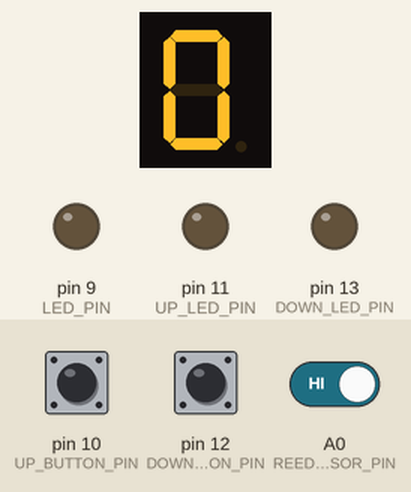
A sketch run on a simulated Arduino Uno, built with avr-gcc and run on an emulated ATmega328P. On the bench: 1-digit seven-segment display, output pins drawn as LEDs (lit = HIGH). Wiring (inferred from the names in the program): 1-digit 7-segment display, segments lit when HIGH: segments pin 2, pin 3, pin 4, pin 5, pin 6, pin 7, pin 8. The test bench sets the inputs (shaded band); at power-on: A0 (REED_SENSOR_PIN) HIGH, pin 10 (UP_BUTTON_PIN) HIGH, pin 12 (DOWN_BUTTON_PIN) HIGH. The segment pins are drawn as the display they are named for; pins used as bus, display or sensor lines are not drawn.

Above: at 1.2 s.
1.3 s: A0 (REED_SENSOR_PIN) driven LOW
At 2.5 s:
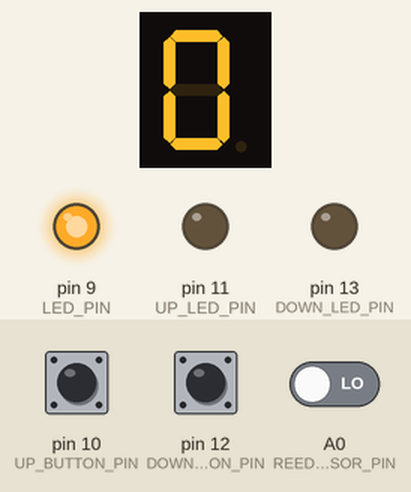
2.8 s: A0 (REED_SENSOR_PIN) driven HIGH
At 3.7 s:
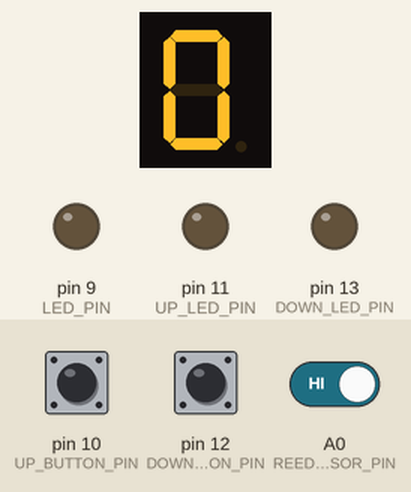
Timing chart, 0 to 5.8 s (numbered marks = the images above; inputs shaded):
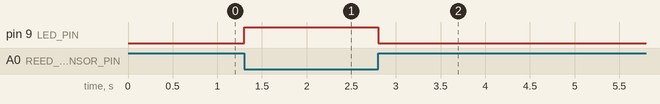

Measured:
- after the input at 1.3 s, pin 9 (LED_PIN): LOW → HIGH at once
- after the input at 2.8 s, pin 9 (LED_PIN): HIGH → LOW at once

The sketch:

bastiaan_etage.ino
```cpp
// ############################
// ### Bastiaans Lift Etage ###
// ############################
// Made by Bastiaan van der Plaat

// Include the wire library for I2C
#include <Wire.h>

// Enable the DEBUG flag
// #define DEBUG

// The etage address and other protocol constants
#define ETAGE_ADDRESS 2
#define PROTOCOL_RECEIVE_MESSAGE_LENGTH 3
#define LIFT_ETAGE_ADDRESS_OFFSET 10

// The pins for the digit display
uint8_t digit_display_pins[7] = { 2, 3, 4, 5, 6, 7, 8 };

// The digits for the digit display
uint8_t digit_display_digits[10] = {
  0b00111111, 0b00000110, 0b01011011, 0b01001111, 0b01100110,
  0b01101101, 0b01111101, 0b00000111, 0b01111111, 0b01101111
};

// Function that inits the digit display
void digit_display_init() {
  for (uint8_t i = 0; i < 7; i++) {
    pinMode(digit_display_pins[i], OUTPUT);
  }
}

// Function that sets the bits of a digit display
void digit_display_set_bits(uint8_t bits) {
  for (uint8_t i = 0; i < 7; i++) {
    digitalWrite(digit_display_pins[i], (bits >> i) & 1);
  }
}

// Function that set a digit on the digit display
void digit_display_set_digit(uint8_t digit) {
  if (digit <= 9) {
    digit_display_set_bits(digit_display_digits[digit]);
  }
}

// Other pins
#define LED_PIN 9

#define UP_BUTTON_PIN 10
#define UP_LED_PIN 11

#define DOWN_BUTTON_PIN 12
#define DOWN_LED_PIN 13

#define REED_SENSOR_PIN A0

// Global lift variables
#define UP 1
#define DOWN -1

#define LIFT_STATE_STILL 0
#define LIFT_STATE_MOVING 1
#define LIFT_STATE_WAITING 2

uint8_t lift_etage = 0;
uint8_t lift_state = 0;
uint8_t lift_is_here = 0;
int8_t lift_stop_request = 0;
int8_t lift_stop_send = 0;
int8_t lift_stop_accepted = 0;

#define BLINK_TIME 100
#define BLINK_STATE_OFF 0
#define BLINK_STATE_ON 1

uint8_t blink_state = 0;
uint32_t blink_time = millis();

// On I2C receive read data
void receiveEvent(int16_t num_bytes) {
  if (num_bytes == PROTOCOL_RECEIVE_MESSAGE_LENGTH) {
    lift_etage = Wire.read();
    #ifdef DEBUG
      Serial.print("-> lift_etage = ");
      Serial.println(lift_etage);
    #endif

    lift_state = Wire.read();
    #ifdef DEBUG
      Serial.print("-> lift_state = ");
      Serial.println(lift_state);
    #endif

    int8_t new_lift_stop_accepted = Wire.read();
    if (new_lift_stop_accepted != 0) {
      lift_stop_accepted = new_lift_stop_accepted;
      lift_stop_send = 0;
      #ifdef DEBUG
        Serial.print("-> lift_stop_accepted = ");
        Serial.println(lift_stop_accepted);
      #endif
    }
  }
  #ifdef DEBUG
    else {
      Serial.println("ERROR: Received wrong amount off bytes!");
    }
  #endif
}

// On I2C request write data
void requestEvent() {
  Wire.write(1);
  #ifdef DEBUG
    Serial.println("<- ping = 1");
  #endif

  Wire.write(lift_is_here);
  #ifdef DEBUG
    Serial.print("<- lift_is_here = ");
    Serial.println(lift_is_here);
  #endif

  Wire.write(lift_stop_request);
  #ifdef DEBUG
    Serial.print("<- lift_stop_request = ");
    Serial.println(lift_stop_request);
  #endif
  if (lift_stop_request != 0) {
    lift_stop_request = 0;
    lift_stop_send = 1;
  }
}

void setup() {
  // When in debug mode is enabled init the serial communication
  #ifdef DEBUG
    Serial.begin(9600);
    Serial.println("Bastiaan's Etage");
  #endif

  // Init the I2C functions
  Wire.begin(ETAGE_ADDRESS + LIFT_ETAGE_ADDRESS_OFFSET);
  Wire.onReceive(receiveEvent);
  Wire.onRequest(requestEvent);

  // Init the other stuff
  digit_display_init();
  pinMode(LED_PIN, OUTPUT);
  pinMode(UP_BUTTON_PIN, INPUT_PULLUP);
  pinMode(UP_LED_PIN, OUTPUT);
  pinMode(DOWN_BUTTON_PIN, INPUT_PULLUP);
  pinMode(DOWN_LED_PIN, OUTPUT);
  pinMode(REED_SENSOR_PIN, INPUT_PULLUP);
}

void loop() {
  // Check if lift cabine is here
  lift_is_here = digitalRead(REED_SENSOR_PIN) == LOW;
  digitalWrite(LED_PIN, lift_state != LIFT_STATE_MOVING && lift_is_here);

  // Clear the stop accepted when this lift is waiting at my etage
  if (lift_state == LIFT_STATE_WAITING && lift_is_here) {
    lift_stop_accepted = 0;
  }

  // When the lift is moving blink the digit display
  if (lift_state == LIFT_STATE_MOVING) {
    if (blink_state == BLINK_STATE_OFF && millis() - blink_time > BLINK_TIME) {
      blink_state = BLINK_STATE_ON;
      blink_time = millis();
    }
    if (blink_state == BLINK_STATE_ON && millis() - blink_time > BLINK_TIME) {
      blink_state = BLINK_STATE_OFF;
      blink_time = millis();
    }

    if (blink_state == BLINK_STATE_ON) {
      digit_display_set_digit(lift_etage);
    } else {
      digit_display_set_bits(0);
    }
  } else {
    digit_display_set_digit(lift_etage);
  }

  // Handle stop up button
  digitalWrite(UP_LED_PIN, lift_stop_accepted == UP);
  if (
    digitalRead(UP_BUTTON_PIN) == LOW &&
    !(lift_state == LIFT_STATE_WAITING && lift_is_here) &&
    lift_stop_accepted == 0 && lift_stop_send == 0 && lift_stop_request == 0
  ) {
    lift_stop_request = UP;
  }

  // Handle stop down button
  digitalWrite(DOWN_LED_PIN, lift_stop_accepted == DOWN);
  if (
    digitalRead(DOWN_BUTTON_PIN) == LOW &&
    !(lift_state != LIFT_STATE_WAITING && lift_is_here) &&
    lift_stop_accepted == 0 && lift_stop_send == 0 && lift_stop_request == 0
  ) {
    lift_stop_request = DOWN;
  }
}
```
